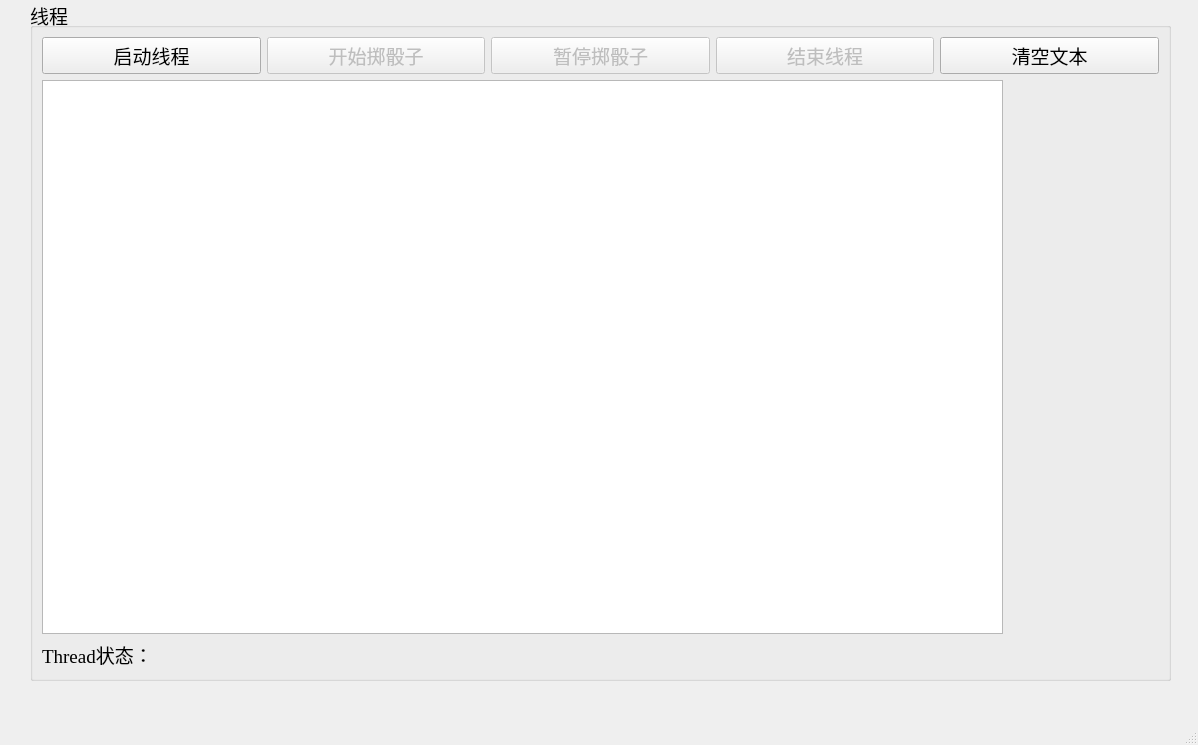
<?xml version="1.0" encoding="UTF-8"?>
<ui version="4.0">
 <class>TestQThread</class>
 <widget class="QMainWindow" name="TestQThread">
  <property name="geometry">
   <rect>
    <x>0</x>
    <y>0</y>
    <width>1198</width>
    <height>745</height>
   </rect>
  </property>
  <property name="font">
   <font>
    <family>Times New Roman</family>
    <pointsize>14</pointsize>
   </font>
  </property>
  <property name="windowTitle">
   <string>TestQThread</string>
  </property>
  <widget class="QWidget" name="centralwidget">
   <widget class="QGroupBox" name="groupBox">
    <property name="geometry">
     <rect>
      <x>30</x>
      <y>0</y>
      <width>1141</width>
      <height>681</height>
     </rect>
    </property>
    <property name="title">
     <string>线程</string>
    </property>
    <layout class="QVBoxLayout" name="verticalLayout">
     <item>
      <layout class="QHBoxLayout" name="horizontalLayout">
       <item>
        <widget class="QPushButton" name="btnStartThread">
         <property name="text">
          <string>启动线程</string>
         </property>
        </widget>
       </item>
       <item>
        <widget class="QPushButton" name="btnDiceBegin">
         <property name="enabled">
          <bool>false</bool>
         </property>
         <property name="text">
          <string>开始掷骰子</string>
         </property>
        </widget>
       </item>
       <item>
        <widget class="QPushButton" name="btnDicePause">
         <property name="enabled">
          <bool>false</bool>
         </property>
         <property name="text">
          <string>暂停掷骰子</string>
         </property>
        </widget>
       </item>
       <item>
        <widget class="QPushButton" name="btnStopThread">
         <property name="enabled">
          <bool>false</bool>
         </property>
         <property name="text">
          <string>结束线程</string>
         </property>
        </widget>
       </item>
       <item>
        <widget class="QPushButton" name="btnClear">
         <property name="text">
          <string>清空文本</string>
         </property>
        </widget>
       </item>
      </layout>
     </item>
     <item>
      <layout class="QHBoxLayout" name="horizontalLayout_3">
       <item>
        <widget class="QPlainTextEdit" name="plainTextEdit"/>
       </item>
       <item>
        <widget class="QLabel" name="LabPic">
         <property name="minimumSize">
          <size>
           <width>150</width>
           <height>0</height>
          </size>
         </property>
         <property name="font">
          <font>
           <family>Times New Roman</family>
           <pointsize>14</pointsize>
          </font>
         </property>
         <property name="text">
          <string/>
         </property>
         <property name="pixmap">
          <pixmap>images/d0.jpg</pixmap>
         </property>
         <property name="alignment">
          <set>Qt::AlignCenter</set>
         </property>
        </widget>
       </item>
      </layout>
     </item>
     <item>
      <widget class="QLabel" name="LabA">
       <property name="text">
        <string>Thread状态：</string>
       </property>
      </widget>
     </item>
    </layout>
   </widget>
  </widget>
  <widget class="QMenuBar" name="menubar">
   <property name="geometry">
    <rect>
     <x>0</x>
     <y>0</y>
     <width>1198</width>
     <height>36</height>
    </rect>
   </property>
  </widget>
  <widget class="QStatusBar" name="statusbar"/>
 </widget>
 <resources/>
 <connections/>
</ui>
